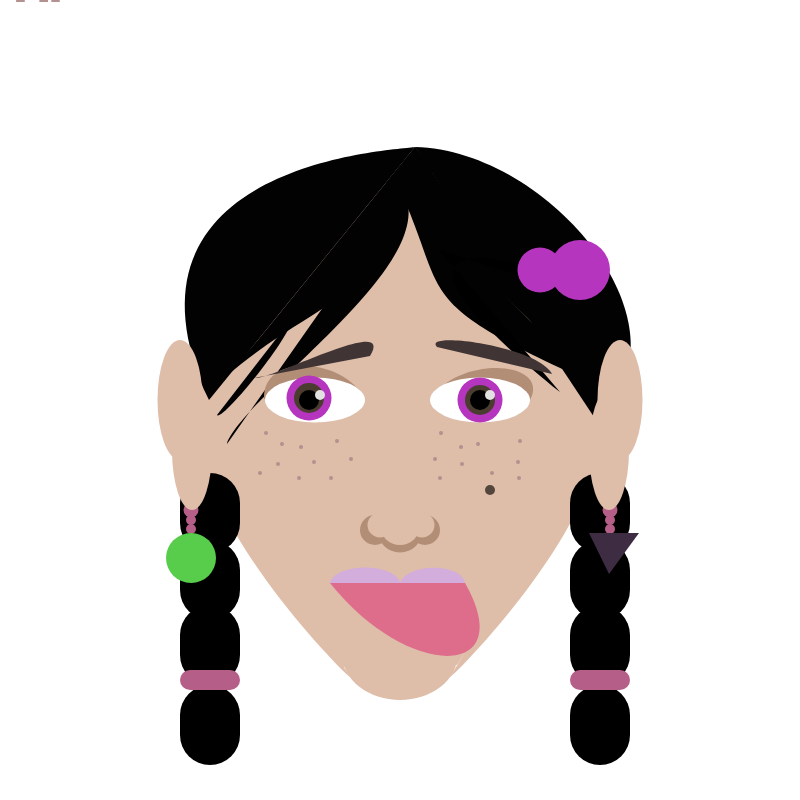
Frame 1 (no input)
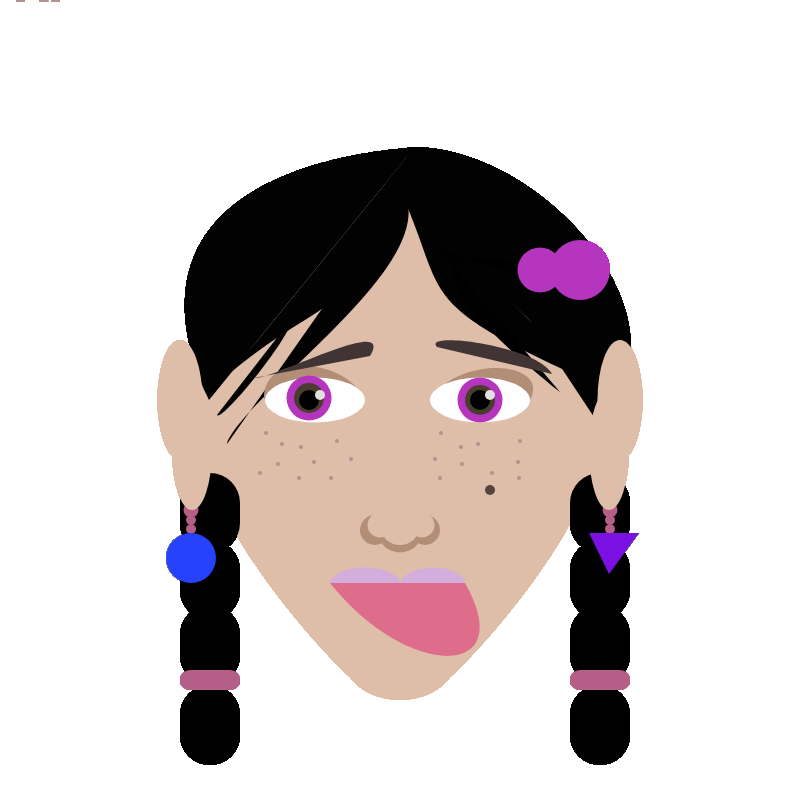
Frame 60 (no input)
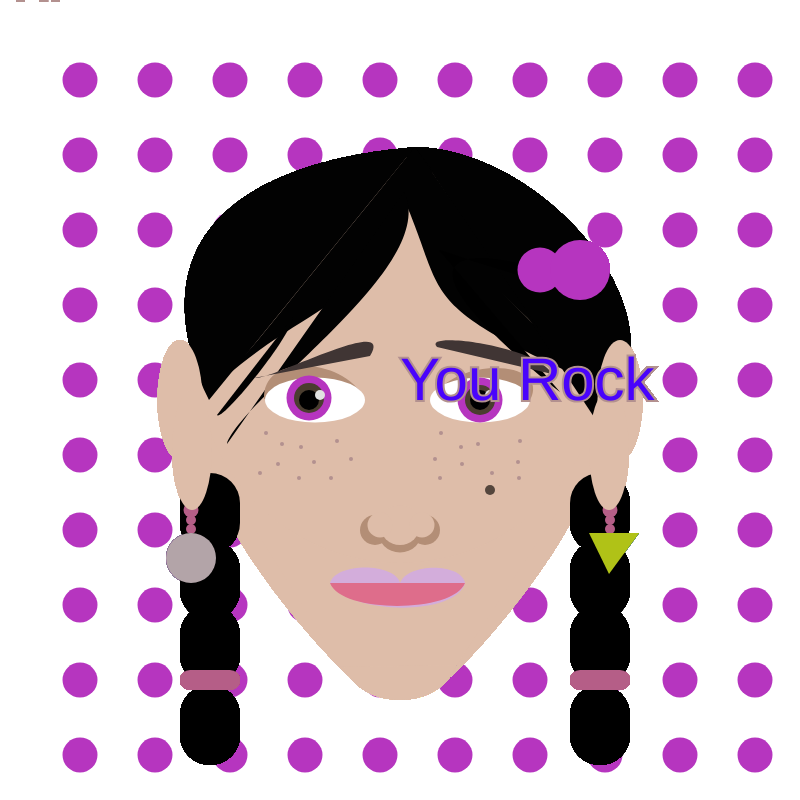
Frame 120 (the mouse pressed at the canvas centre since frame 60)

The p5.js sketch that drew these frames (run headless with seeded random() and noise() and a simulated clock; from frame 60 on, the mouse is pressed at the canvas centre):

// p5.js sketch
// ── sketch.js
//https://editor.p5js.org/Ebony/sketches/H1Q1uoj5x

let skinColor = '#debda9'
let lip = '#d3addb'
let r, g, b

// let lip2='#ed0511'
// let words =["Hola","Ice-Cream","you there?","Hiiiii","You Rock","Let's be Frieds"];


// Construction of face using basic shapes.
function faceshape() { // shape of the face

  strokeWeight(0);
  fill(skinColor); //Use the global variablefor skin color
  rect(200, 300, 400, 150, 25);

  bezier(200, 430, 200, 530, 350, 680, 350, 677); //Left cheek
  bezier(600, 430, 600, 530, 450, 680, 450, 677); //Right cheek
  ellipse(400, 655, 115, 90); //chin
  quad(195, 433, 609, 433, 457, 665, 341, 667);
  circle(400, 360, 406); //Forehead
}

function ears() {
  fill(skinColor);
  ellipse(180, 400, 45, 120); //left ear
  ellipse(192, 450, 40, 120);
  ellipse(620, 400, 45, 120); //right ear
  ellipse(609, 450, 40, 120);
}

function hair() {
  fill(2);
  bezier(400, 190, 400, 300, 300, 300, 206, 396);
  bezier(400, 190, 450, 300, 410, 300, 591, 382);
  bezier(415, 147, 400, 150, 100, 160, 209, 400);
  bezier(415, 147, 550, 150, 700, 330, 596, 420);
  triangle(415, 147, 249, 351, 433, 171);
  triangle(415, 147, 539, 329, 386, 183);
  curve(4, 1, 404, 192, 227, 444, 300, 490);
  curve(231, 290, 293, 317, 217, 415, 265, 276);
  fill(0);
  beginShape();
  vertex(439, 250);
  bezierVertex(900, 400, 200, 100, 560, 392);
  endShape();

}



function braids() {
  fill(0);
  rect(180, 473, 60, 80, 30); // left braids
  rect(180, 540, 60, 80, 30);
  rect(180, 605, 60, 80, 30);
  rect(180, 685, 60, 80, 30);

  rect(570, 473, 60, 80, 30); // right braids
  rect(570, 540, 60, 80, 30);
  rect(570, 605, 60, 80, 30);
  rect(570, 685, 60, 80, 30);
  fill('#b55e87');
  rect(180, 670, 60, 20, 30);
  rect(570, 670, 60, 20, 30);
}

// I am still figuring out how to change the color of the earrings to a diferent color everytime i click the mouse.

function earrings() {
  strokeWeight(0);
  fill('#b55e87');
  circle(191, 484, 15); // left earring
  circle(191, 497, 15);
  circle(191, 510, 15);
  circle(191, 520, 10);
  circle(191, 529, 10);
  fill(random(255), random(255), random(255));
  circle(191, 558, 50);
  strokeWeight(0);
  fill('#b55e87');
  circle(610, 484, 15); // Right earring
  circle(610, 497, 15);
  circle(610, 510, 15);
  circle(610, 520, 10);
  circle(610, 529, 10);
  fill(random(255), random(255), random(255));
  triangle(589, 533, 639, 533, 609, 574);
}

function eyes() {

  beginShape(); //Left eyelid
  fill(' #b38e76');
  curveVertex(378, 679);
  curveVertex(264, 399);
  curveVertex(365, 399);
  curveVertex(395, 652);
  endShape();

  fill(255);
  ellipse(315, 400, 100, 45); //Left eye
  fill(r, g, b)
  circle(309, 398, 45);
  fill('#4a3d2f');
  circle(309, 398, 30);
  fill(0);
  circle(309, 400, 20);
  fill(225);
  circle(320, 395, 10)

  beginShape(); //Right eyelid
  fill(' #b38e76');
  curveVertex(362, 673);
  curveVertex(430, 400);
  curveVertex(530, 400);
  curveVertex(303, 639);
  endShape();

  fill(255); // Right eye
  ellipse(480, 400, 100, 45);
  fill(r, g, b)
  circle(480, 400, 45);
  fill('#4a3d2f');
  circle(480, 400, 30);
  fill(0);
  circle(480, 400, 20);
  fill(225);
  circle(490, 395, 10)
}

function eyebrows() {

  beginShape(); //Right eyebrow
  noStroke();
  fill('#403534');
  curveVertex(97, 635);
  curveVertex(370, 356);
  curveVertex(254, 378);
  curveVertex(268, 340);
  endShape();

  beginShape(); //Left eyebrow
  fill('#403534');
  curveVertex(649, 471);
  curveVertex(437, 347);
  curveVertex(552, 374);
  curveVertex(528, 516);
  endShape();


}

function nose() { //Nose
  fill('  #b38e76');
  circle(400, 530, 45);
  circle(375, 530, 30);
  circle(425, 530, 30);
  fill('#debda9');
  circle(400, 525, 40);
  circle(380, 525, 25);
  circle(422, 525, 25);
}

function mouth() {
  beginShape(); //upper lip left side
  fill(lip);
  curveVertex(362, 708);
  curveVertex(330, 583);
  curveVertex(400, 583);
  curveVertex(362, 704);
  endShape();

  beginShape(); //upper lip right side
  fill(lip);
  curveVertex(420, 707);
  curveVertex(400, 583);
  curveVertex(465, 583);
  curveVertex(420, 704);
  endShape()

  beginShape(); //Lower lip
  fill(lip);
  curveVertex(337, 386);
  curveVertex(330, 583);
  curveVertex(465, 583);
  curveVertex(381, 386);
  endShape();


}

// I can move my tongue diferent directions, it was fun doing this.
function tongue() {


  beginShape(); //tongue
  fill('#de6d8b');
  curveVertex(mouseX, mouseY);//By putting mouseX mouseY, I'm able to move my tongue
  curveVertex(330, 583);
  curveVertex(465, 583);
  curveVertex(mouseX, mouseY);
  endShape();

}

function freckles() {
  fill('#54463d');
  circle(490, 490, 10); //right cheek mole
  stroke('#b3918f');
  strokeWeight(4); // left freckles
  point(266, 433);
  point(282, 444);
  point(301, 447);
  point(314, 462);
  point(337, 441);
  point(278, 464);
  point(260, 473);
  point(299, 478);
  point(331, 478);
  point(351, 459);
  strokeWeight(4); // right freckles
  point(441, 433);
  point(478, 444);
  point(461, 447);
  point(518, 462);
  point(520, 441);
  point(462, 464);
  point(492, 473);
  point(440, 478);
  point(519, 478);
  point(435, 459);
}

// function word(){
//   loop();
//   textSize(60); 
//   textFont('helvetica');
//   let randomWord= random (words);
//   text (randomWord,15,100);
//  noLoop();  
// }


function setup() {
  createCanvas(800, 800); //draw a canvas 800 pixels wide by 800 pixels high
  // background(random(255), random(255), random(255)); // By putting the background under setup, now my background color changes when i click on it.
  r = random(255);
  g = random(255);
  b = random(255);

}


function draw() {


  //     //this for loop draws lines every 20 pixels for the length and height of the canvas. 
  //     for (var i = 0; i < width; i += 20) {
  //       line(i, 0, i, height);
  //       line(width, i, 0, i);
  //     }

  //     /*set fill to black. I need this fill because the noFill above would make these invisible. Try changing the 0 to an R,G,B value */
  //     textSize(24);//changes the font size
  //     text(mouseX,400,20);//displays the x coordinate
  //     text(mouseY,20,400);//displays the y coordinate




  faceshape();
  hair();
  braids();
  earrings();
  ears();
  nose();
  mouth();
  tongue();

  eyes();
  eyebrows();
  freckles();
  // word();



  //Conditional If the mouse is on the left side the you rock hi will show
  if (mouseX > 350) {
    textFont('Helvetica');
    textSize(60);
    fill("#4903fc"),
      text("You Rock", mouseX, mouseY); //The word will follow the mouse
  } else { // if the mouse if on the left side the word hi will show
    textFont('helvetica');
    textSize(50);
    fill("#ed05c3");
    text(" Hi", mouseX, mouseY); // the word will follow the mouse
  }

  strokeWeight(0);
  fill(r, g, b);
  circle(540, 270, 45);
  circle(580, 270, 60);
}

function mousePressed() {
  // Check if mouse is inside the circle
  let d = dist(mouseX, mouseY, 490, 300);
  if (d < 100) {
    // Pick new random color values
    r = random(255);
    g = random(255);
    b = random(255);
  }

  for (let circleY = 80; circleY <= 800; circleY += 75) {
    for (let circleX = 80; circleX <= 800; circleX += 75) {
      circle(circleX, circleY, 35);
    }
  }
}
// ── style.css
html, body {
  margin: 5px;
  padding: 0px;
  
   
}
canvas {
  display: block;
}
 h1 {text-align: center; }
	 p {font-size: 16px; }
